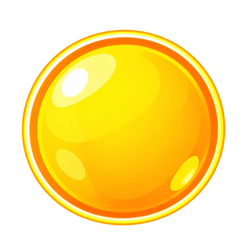
#> input picture games/xiao-swarm/art-src/bonus_recrue/globe.png, 250 x 250 px, given in place of globe.webp, which was not available; the run also reads 1 picture not shown here
$ python bake-globes.py ../games/xiao-swarm/art-src/armory_outfits.png
#> lines starting #> are read from the running program, lines starting #| are printed output that depends on the picture; pictures that were not available may be replaced by others from this repository, and a replacement may not be noted
# Génère les textures des globes au sol (power-ups et globe d'upgrade) et de leurs étoiles, à partir des pièces dorées de la recrue
# (public/assets/recruit/globe.webp, ring.webp, star.webp) : même recette que l'ancienne recoloration au lancement (teinte décalée en HSL,
# éclaircissement vers le blanc). Sorties : games/xiao-swarm/public/assets/globes/globe_<nom>.png (220×220, globe + anneau centrés) et
# star_<nom>.png. Ce sont désormais des images à retoucher à la main : RELANCER CE SCRIPT ÉCRASE LES RETOUCHES.
#
#   python tools/bake-globes.py            (n'écrit que les fichiers absents)
#   python tools/bake-globes.py --force    (réécrit tout)
import colorsys
import os
import sys

from PIL import Image

ROOT = os.path.join(os.path.dirname(__file__), '..', 'games', 'xiao-swarm', 'public', 'assets')
SRC = os.path.join(ROOT, 'recruit')
OUT = os.path.join(ROOT, 'globes')
SIZE = 220  # côté de la texture du globe (le globe de 160 px est centré dedans)

# nom → (décalage de teinte en degrés depuis le doré, éclaircissement 0-1) : valeurs de l'ancienne recoloration
VARIANTS = {
    'stim': (330, 0),  # rouge orangé
    'magnet': (165, 0.7),  # blanc légèrement bleuté
    'heal': (75, 0),  # vert
    'stasis': (165, 0),  # bleu
    'rockets': (350, 0),  # jaune orangé
    'turrets': (215, 0),  # violet
    'prism': (0, 0),  # booster prismatique : globe et étoile dorés d'origine (la recrue)
    'upgrade': (285, 0.3),  # rose clair (globe d'upgrade des œufs de boss)
}


def recolor(im: Image.Image, hue: float, light: float) -> Image.Image:
    if hue % 360 == 0 and light <= 0:
        return im
    px = im.load()
    shift = (hue % 360) / 360
    for y in range(im.height):
        for x in range(im.width):
            r, g, b, a = px[x, y]
            if a == 0:
                continue
            h, l, s = colorsys.rgb_to_hls(r / 255, g / 255, b / 255)
            if hue % 360:
                r2, g2, b2 = colorsys.hls_to_rgb((h + shift) % 1, l, s)
            else:
                r2, g2, b2 = r / 255, g / 255, b / 255
            out = [round(r2 * 255), round(g2 * 255), round(b2 * 255)]
            if light > 0:
                out = [round(c + (255 - c) * light) for c in out]
            px[x, y] = (*out, a)
    return im


def main() -> None:
    force = '--force' in sys.argv
    os.makedirs(OUT, exist_ok=True)
    globe = Image.open(os.path.join(SRC, 'globe.webp')).convert('RGBA')
#> globe is the input picture: PIL image 250x250 RGBA; mean R, G, B, A 230.4, 192.7, 73.8, 126.8
    ring = Image.open(os.path.join(SRC, 'ring.webp')).convert('RGBA')
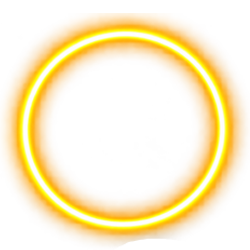
#> input picture games/xiao-swarm/art-src/bonus_recrue/ring.png, 250 x 250 px, given in place of ring.webp, which was not available
#> ring is the input picture: PIL image 250x250 RGBA; mean R, G, B, A 203.7, 140, 29.1, 66.4
    star = Image.open(os.path.join(SRC, 'star.webp')).convert('RGBA')
    for name, variant in VARIANTS.items():
        hue, light = variant[0], variant[1]
        globe_light = variant[2] if len(variant) > 2 else light  # éclaircissement du globe seul (l'étoile garde `light`)
        g_path = os.path.join(OUT, f'globe_{name}.png')
        s_path = os.path.join(OUT, f'star_{name}.png')
        if force or not os.path.exists(g_path):
            canvas = Image.new('RGBA', (SIZE, SIZE), (0, 0, 0, 0))
            for part in (globe, ring):
                layer = Image.new('RGBA', (SIZE, SIZE), (0, 0, 0, 0))
                layer.paste(part, ((SIZE - part.width) // 2, (SIZE - part.height) // 2))
                canvas = Image.alpha_composite(canvas, layer)
            recolor(canvas, hue, globe_light).save(g_path)
            print(g_path)
        if force or not os.path.exists(s_path):
            recolor(star.copy(), hue, light).save(s_path)
            print(s_path)
#> this loop made 8 passes
#> pass 1, in main, `recolor(canvas, hue, globe_light).save(g_path)`:
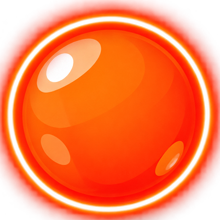
#> saved as globe_stim.png: PIL image 220x220 RGBA; mean R, G, B, A 232.1, 78.3, 27.2, 198.3; transparent parts drawn white
#> pass 2, in main, `recolor(canvas, hue, globe_light).save(g_path)`:
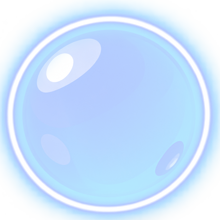
#> saved as globe_magnet.png: PIL image 220x220 RGBA; mean R, G, B, A 175.4, 206.1, 236.9, 198.3; transparent parts drawn white
#> after the loop:
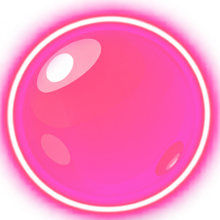
#> canvas: PIL image 220x220 RGBA; mean R, G, B, A 234.2, 90.8, 162.4, 198.3; transparent parts drawn white
#> after the loop:
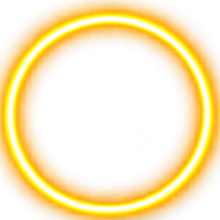
#> layer: PIL image 220x220 RGBA; mean R, G, B, A 205.7, 139.1, 19.5, 82.8; transparent parts drawn white


main()
